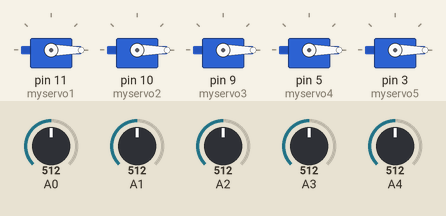
Simulated run of this sketch. Board: Arduino Uno, built with avr-gcc and run on an emulated ATmega328P. On the bench: 5 × servo. The test bench sets the inputs (shaded band); at power-on: A0 = 512, A1 = 512, A2 = 512, A3 = 512, A4 = 512.

Above: at 1.3 s.
1.4 s: A0 set to 992
At 2.7 s:
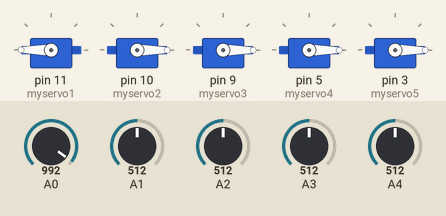
3.0 s: A1 set to 992
At 4.0 s:
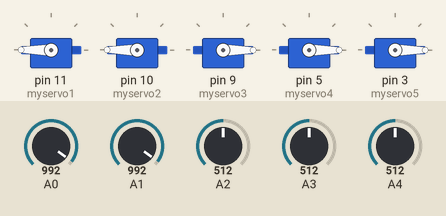
4.5 s: A2 set to 992
At 5.3 s:
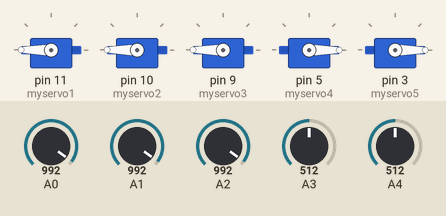
6.0 s: A3 set to 992
At 6.5 s:
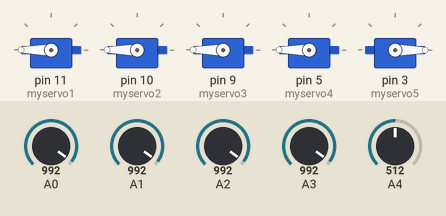
7.5 s: A4 set to 992
At 7.8 s:
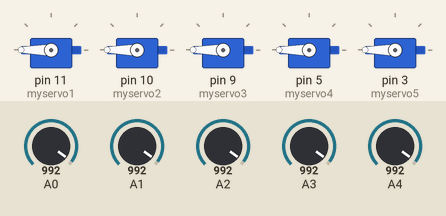
9.0 s: A0 set to 716
At 10.3 s:
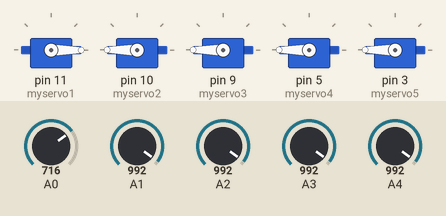
Timing chart, 0 to 11.5 s (numbered marks = the images above; inputs shaded):
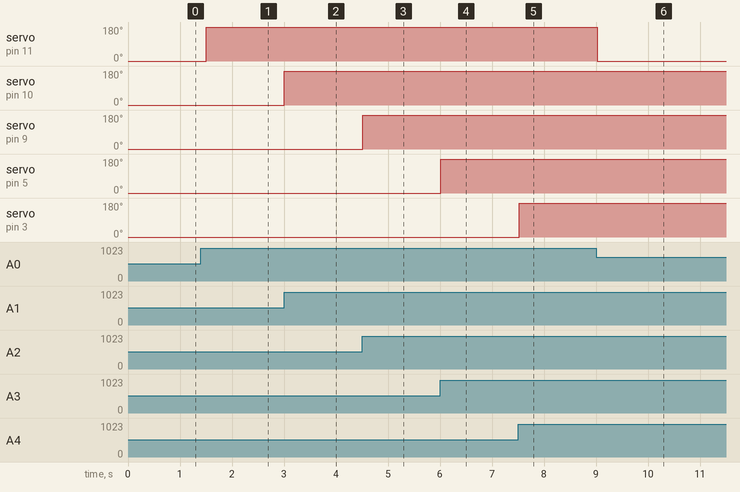

The sketch:

SensorFlexServomotor.ino
```cpp
#include <Servo.h>
Servo myservo1;
Servo myservo2;
Servo myservo3;
Servo myservo4;
Servo myservo5;

int Sensor1 = 0;
int Sensor2 = 0;
int Sensor3 = 0;
int Sensor4 = 0;
int Sensor5 = 0;

int pos1 = 0;
int pos2 = 0;
int pos3 = 0;
int pos4 = 0;
int pos5 = 0;
void setup() {
  myservo1.attach(11);
  myservo2.attach(10);
  myservo3.attach(9);
  myservo4.attach(5);
  myservo5.attach(3);
  Serial.begin(9600);

}

void loop() {
  Sensor1 = analogRead(A0);
  Sensor2 = analogRead(A1);
  Sensor3 = analogRead(A2);
  Sensor4 = analogRead(A3);
  Sensor5 = analogRead(A4);

  pos1 = map(Sensor1,645,680,0,255);
  pos2 = map(Sensor2,645,680,0,255);
  pos3 = map(Sensor3,645,680,0,255);
  pos4 = map(Sensor4,645,680,0,255);
  pos5 = map(Sensor5,645,680,0,255);
  myservo1.write(pos1);
  myservo2.write(pos2);
  myservo3.write(pos3);
  myservo4.write(pos4);
  myservo5.write(pos5);
  delay(500);

}
```

Measured:
- after the input at 1.4 s, servo on pin 11 (myservo1): 0° → 180° after 0.11 s
- after the input at 3.0 s, servo on pin 10 (myservo2): 0° → 180° at once
- after the input at 4.5 s, servo on pin 9 (myservo3): 0° → 180° at once
- after the input at 6.0 s, servo on pin 5 (myservo4): 0° → 180° at once
- after the input at 7.5 s, servo on pin 3 (myservo5): 0° → 180° at once
- after the input at 9.0 s, servo on pin 11 (myservo1): 180° → 0° at once
